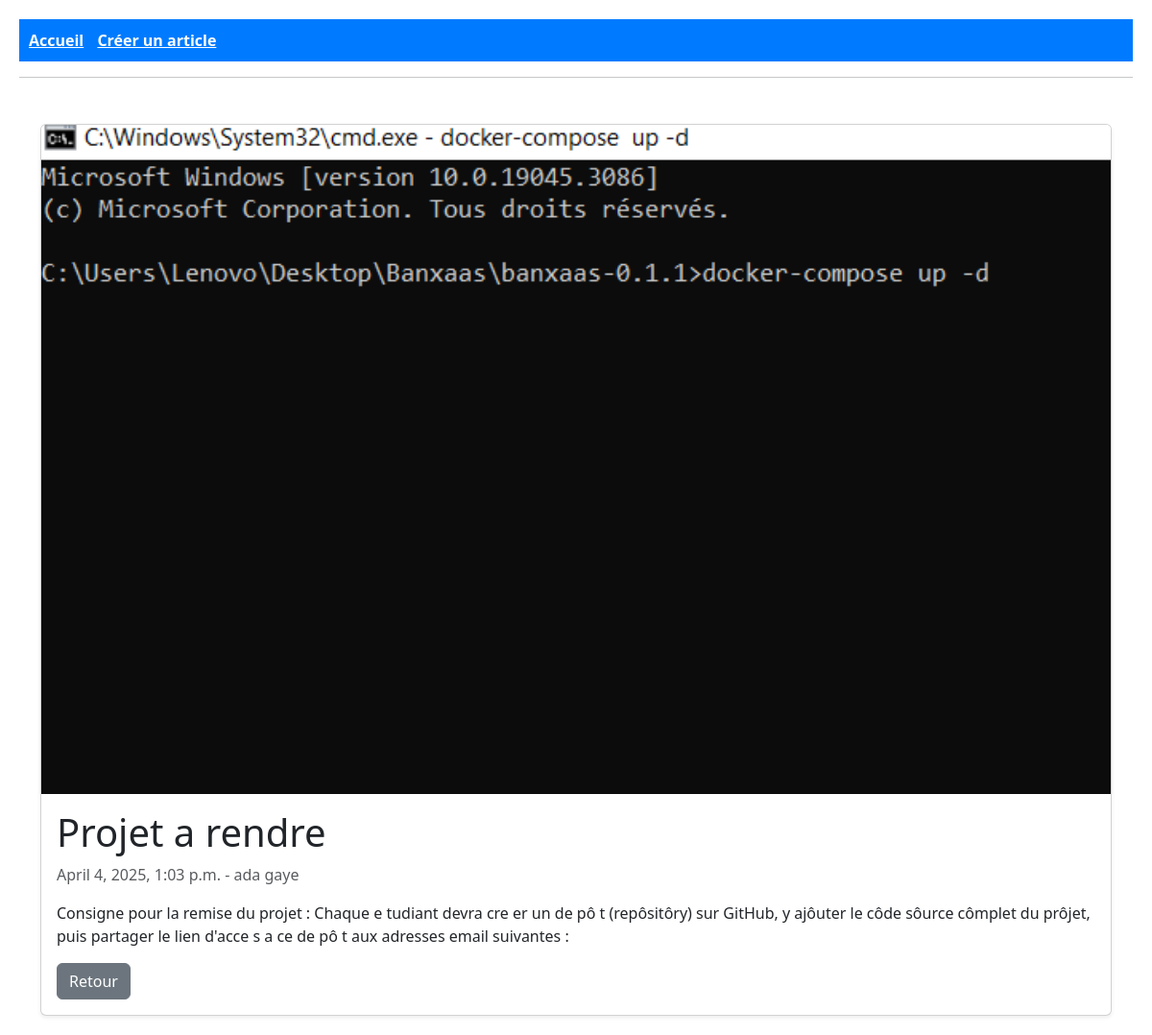
Screenshot of /3/ with the database file from the repository.
### blog/models.py (models this page shows, shortened)
class Article(models.Model):
    titre = models.CharField(max_length=200)  # Titre de l'article
    contenu = models.TextField()  # Contenu de l'article
    date_publication = models.DateTimeField(auto_now_add=True)  # Date automatique
    auteur = models.CharField(max_length=100)  # Auteur de l'article
    image = models.ImageField(upload_to='articles/', blank=True, null=True)  # Image facultative

### blog/views.py (the view)
# urls.py: path('<int:pk>/', ArticleDetailView.as_view(), name='article_detail'),
class ArticleDetailView(DetailView):
    model = Article
    template_name = "blog/article_detail.html"
    def get_context_data(self, **kwargs):
        context = super().get_context_data(**kwargs)
        context['recent_articles'] = Article.objects.exclude(pk=self.object.pk).order_by('-date_publication')[:5]
        return context

### blog/templates/blog/article_detail.html
{% extends "base.html" %}
{% block content %}
<div class="container mt-5">
    <div class="card shadow-sm">
        {% if article.image %}
            <img src="{{ article.image.url }}" class="card-img-top" alt="{{ article.titre }}">
        {% endif %}
        <div class="card-body">
            <h1 class="card-title">{{ article.titre }}</h1>
            <p class="text-muted">{{ article.date_publication }} - {{ article.auteur }}</p>
            <p class="card-text">{{ article.contenu }}</p>
            <a href="{% url 'article_list' %}" class="btn btn-secondary">Retour</a>
        </div>
    </div>
</div>
{% endblock %}

### static/css/style.css (style rules this page uses)
body { font-family: Arial, sans-serif; background-color: #f4f4f4; margin: 0; padding: 20px; }
h1 { color: #333; }
a { color: #007bff; text-decoration: none; }
.btn { display: inline-block; padding: 8px 12px; color: white; background-color: #007bff; text-decoration: none; border-radius: 5px; }
.btn-secondary { background-color: #28a745; }

### rows the page displays
Article: image (picture), titre "Projet a rendre", date_publication "April 4, 2025, 1:03 p.m.", auteur "ada gaye", contenu "Consigne pour la remise du projet : Chaque e tudiant devra cre er un de pô t (repôsitôry) sur GitHub, y ajôuter le côde sôurce cômplet du prôjet, puis partager le lien d'acce s a ce de pô t aux adresses email suivantes :"
